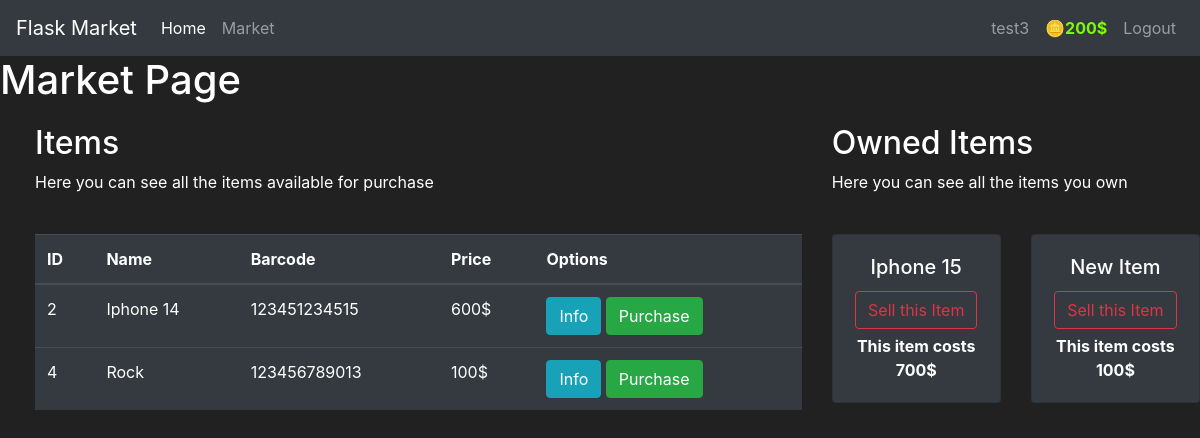
The page /market (signed in) on the database its author committed.
### market/models.py (models this page shows, shortened)
class User(db.Model, UserMixin):
    id = db.Column(db.Integer(), primary_key=True)
    username = db.Column(db.String(length=30), nullable=False, unique=True)
    email_address = db.Column(db.String(length=50), nullable=False, unique=True)
    password_hash = db.Column(db.String(length=60), nullable=False)
    budget = db.Column(db.Integer(), nullable=False, default=1000)
    items = db.relationship('Item', backref='owned_user', lazy=True)
    @property
    def prettier_budget(self):
        if len(str(self.budget)) >= 4:
            return f"{str(self.budget)[:-3]},{str(self.budget)[-3:]}$"
        else:
            return f"{self.budget}$"
    @property
    def password(self):
        return self.password_hash

class Item(db.Model):
    id = db.Column(db.Integer(), primary_key=True)
    name = db.Column(db.String(length=30), nullable=False, unique=True)
    price = db.Column(db.Integer(), nullable=False)
    barcode = db.Column(db.String(length=12), nullable=False, unique=True)
    description = db.Column(db.String(length=1024), nullable=False, unique=True)
    owner = db.Column(db.Integer(), db.ForeignKey('user.id'))

### market/routes.py (the view, shortened to what this page needs)
@app.route("/market", methods=["GET", "POST"])
@login_required
def market_page():
    purchase_form = PurchaseItemForm()
    sell_form = SellItemForm()
    if request.method == "GET":
        items = Item.query.filter_by(owner=None)
        owned_items = Item.query.filter_by(owner=current_user.id)
        return render_template("market.html", items=items, purchase_form=purchase_form, owned_items=owned_items, sell_form=sell_form)

### market/models.py (called while the page is built)
@login_manager.user_loader
def load_user(user_id):
    return User.query.get(int(user_id))

### market/templates/market.html (shortened to what this page needs)
{% extends "layout.html" %}
{% block content %}
    <h1>Market Page</h1>
    <div class="row" style="margin-top:20px; margin-left:20px">
        <div class="col-8">
            <h2> Items </h2>
            <p> Here you can see all the items available for purchase </p>
            <br>
            <table class="table table-hover table-dark">
                <thead>
                    <tr>
                        <th scope="col">ID</th>
                        <th scope="col">Name</th>
                        <th scope="col">Barcode</th>
                        <th scope="col">Price</th>
                        <th scope="col">Options</th>
                    </tr>
                </thead>
                <tbody>
                    {% for item in items %}
                        <tr>
                            <td>{{ item.id }}</td>
                            <td>{{ item.name }}</td>
                            <td>{{ item.barcode }}</td>
                            <td>{{ item.price }}$</td>
                            <td>
                                <button class="btn btn-outline btn-info" data-toggle="modal" data-target="#Modal-MoreInfo-{{item .id}}">Info</button>
                                <button class="btn btn-outline btn-success" data-toggle="modal" data-target="#Modal-PurchaseConfirm-{{ item.id }}">Purchase</button>
                            </td>
                        </tr>
                    {% endfor %}
                </tbody>
            </table>
        </div>
        <div class="col-4">
            <h2>Owned Items</h2>
            <p> Here you can see all the items you own </p>
            <br>
            <div class="row">
                {% for owned_item in owned_items %}
                    <div class="col-md-6">
                        <div style="margin-bottom: 5px" class="card text-center bg-dark">
                            <div class="card-body">
                                <h5 class="card-title">{{ owned_item.name }}</h5>
                                <button type="button" class="btn btn-outline-danger" style="margin-bottom: 5px"
                                        data-toggle="modal" data-target="#Modal-SellingConfirm-{{ owned_item.id }}">
                                    Sell this Item
                                </button>
                                <p class="card-text"><strong>
                                    This item costs {{ owned_item.price }}$
                                </strong></p>
                            </div>
                        </div>
                    </div>
                {% endfor %}
            </div>
        </div>
    </div>
{% endblock %}

### market/templates/layout.html (shortened to what this page needs)
<!doctype html>
<html lang="en">
  <head>
    <link rel="stylesheet" href="https://cdn.jsdelivr.net/npm/bootstrap@4.5.3/dist/css/bootstrap.min.css">
  </head>
  <body>
    <nav class="navbar navbar-expand-md navbar-dark bg-dark">
        <a class="navbar-brand" href="{{ url_for('home_page')}}">Flask Market</a>
        <div class="collapse navbar-collapse" id="navbarNav">
          <ul class="navbar-nav mr-auto">
              <li class="nav-item active">
                  <a class="nav-link" href="{{ url_for('home_page')}}">Home <span class="sr-only">(current)</span></a>
              </li>
              <li class="nav-item">
                  <a class="nav-link" href="{{ url_for('market_page')}}">Market</a>
              </li>
          </ul>
          <ul class="navbar-nav">
              {% if current_user.is_authenticated %}
                  <li class="nav-item">
                      <a class="nav-link" href="{{ url_for('market_page', username=current_user.username)}}">{{ current_user.username }}</a>
                  </li>
                  <li class="nav-item">
                      <a class="nav-link" style="color: lawngreen; font-weight: bold">
                        🪙{{ current_user.prettier_budget }}
                      </a>
                  </li>
                  <li class="nav-item">
                      <a class="nav-link" href="{{ url_for('logout')}}">Logout</a>
                  </li>
              {% endif %}
          </ul>
        </div>
      </nav>
    {% block content %}
    {% endblock %}
  </body>
</html>

### market/templates/layout.html (style rules this page uses)
body { background-color: #212121; color: white }

### rows shown on the page
User: username "test3", prettier_budget "200$"
Item: id "2", name "Iphone 14", barcode "123451234515", price "600"
Item: id "4", name "Rock", barcode "123456789013", price "100"
Item: name "Iphone 15", price "700"
Item: name "New Item", price "100"
